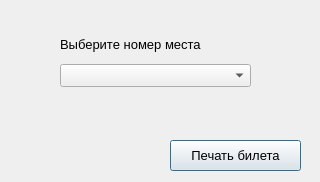
<?xml version="1.0" encoding="UTF-8"?>
<ui version="4.0">
 <class>chooseSeat</class>
 <widget class="QDialog" name="chooseSeat">
  <property name="geometry">
   <rect>
    <x>0</x>
    <y>0</y>
    <width>320</width>
    <height>182</height>
   </rect>
  </property>
  <property name="windowTitle">
   <string>Dialog</string>
  </property>
  <widget class="QPushButton" name="printTicketButton">
   <property name="geometry">
    <rect>
     <x>170</x>
     <y>140</y>
     <width>131</width>
     <height>31</height>
    </rect>
   </property>
   <property name="font">
    <font>
     <pointsize>10</pointsize>
    </font>
   </property>
   <property name="text">
    <string>Печать билета</string>
   </property>
  </widget>
  <widget class="QWidget" name="layoutWidget">
   <property name="geometry">
    <rect>
     <x>60</x>
     <y>30</y>
     <width>191</width>
     <height>57</height>
    </rect>
   </property>
   <layout class="QVBoxLayout" name="verticalLayout">
    <item>
     <widget class="QLabel" name="label">
      <property name="font">
       <font>
        <pointsize>10</pointsize>
       </font>
      </property>
      <property name="text">
       <string>Выберите номер места</string>
      </property>
     </widget>
    </item>
    <item>
     <widget class="QComboBox" name="selectSeatComboBox">
      <property name="font">
       <font>
        <pointsize>10</pointsize>
       </font>
      </property>
     </widget>
    </item>
   </layout>
  </widget>
 </widget>
 <resources/>
 <connections/>
</ui>
